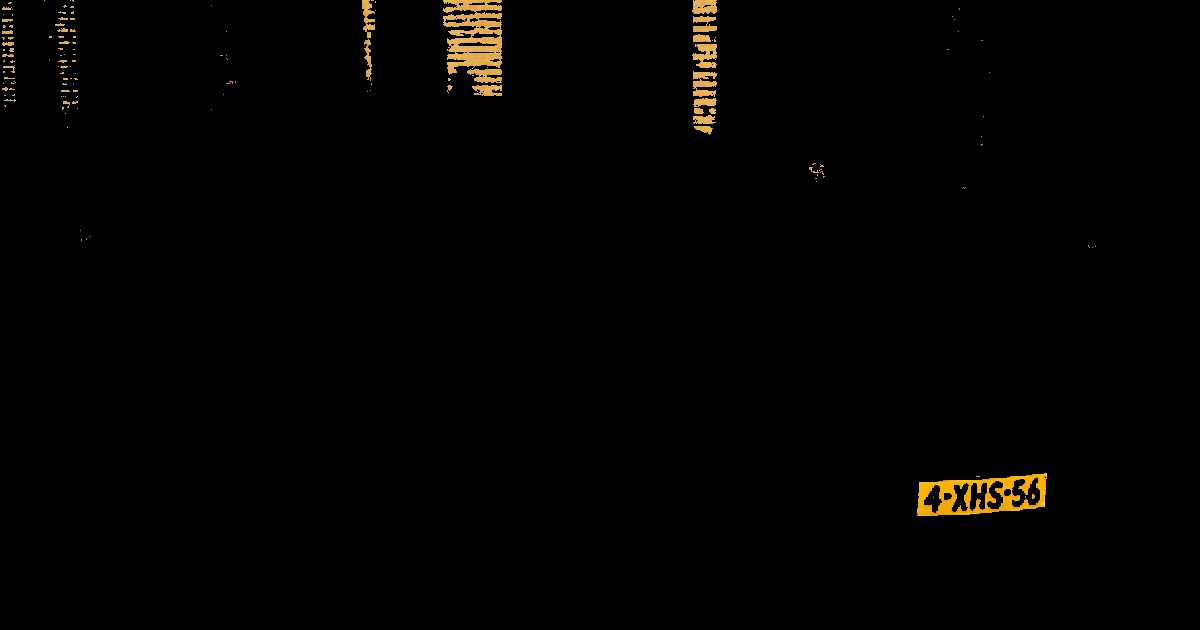
#> input picture Data/colorOutput.png, 1200 x 630 px
$ python laplacianTest.py
#> lines starting #> are read from the running program, lines starting #| are printed output that depends on the picture; after the words box and inside, x2 and y2 are one past the last pixel; in counts of white or black regions, pixels touching at a corner belong together
import cv2
import numpy as np

# load the image
image = cv2.imread("../Data/colorOutput.png")
#> image is the input picture: shape (630, 1200, 3); mean B, G, R 0.8, 2.1, 2.8
## DILATE IMAGE
kernel = np.ones((3,3), np.uint8)
image = cv2.dilate(image, kernel, iterations=5)
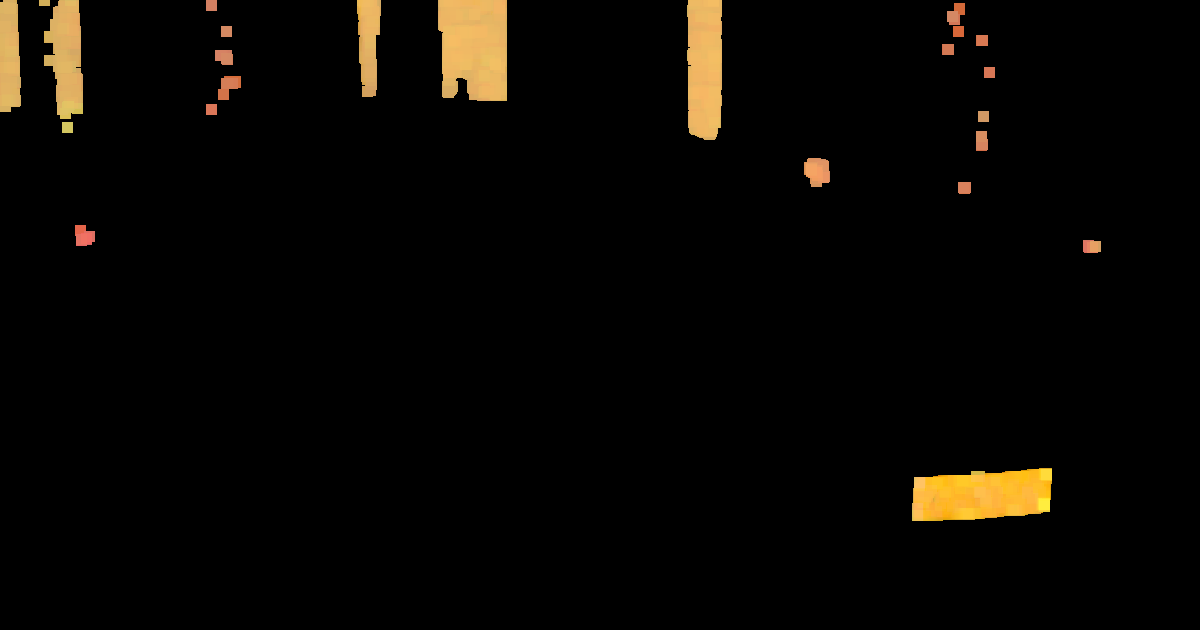
#> image: shape (630, 1200, 3); mean B, G, R 3.2, 6.6, 8.7


def auto_canny(image, sigma=0.33):
    # compute the median of the single channel pixel intensities
#> called with sigma = 0.33
    v = np.median(image)
#> v = 0

    # apply automatic Canny edge detection using the computed median
    lower = int(max(0, (1.0 - sigma) * v))
#> lower = 0
    upper = int(min(255, (1.0 + sigma) * v))
#> upper = 0
    edged = cv2.Canny(image, lower, upper)
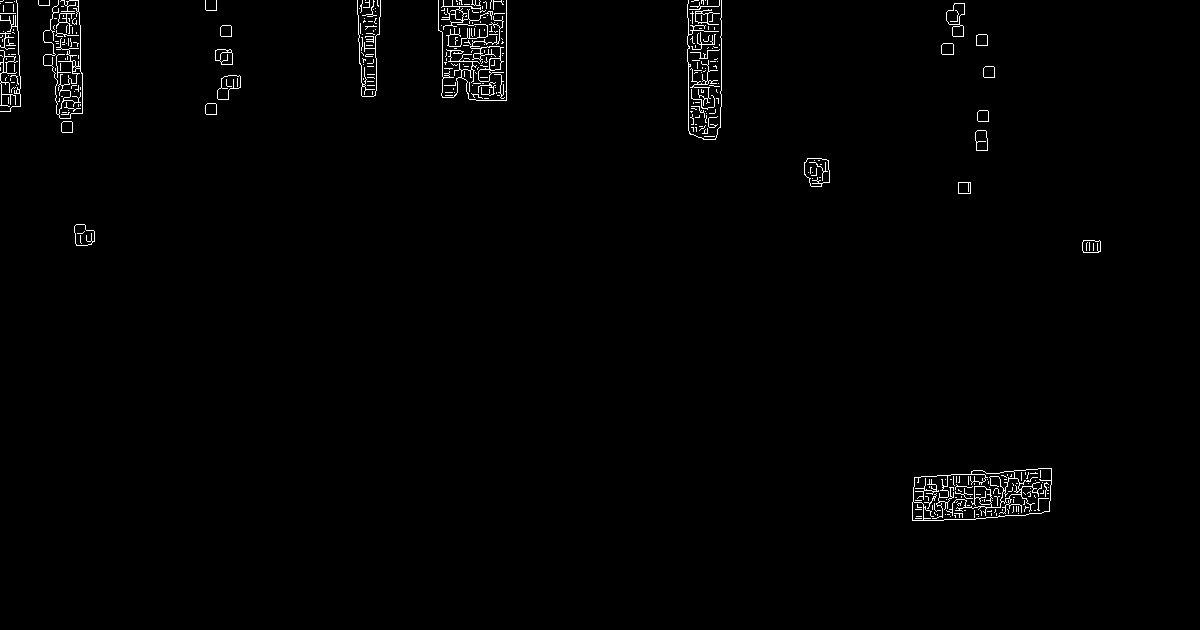
#> edged: shape (630, 1200); 1.1% white in thin lines or dots, all inside (x1, y1, x2, y2) = (0, 0, 1101, 521)

    # return the edged image
    return edged


laplacian = auto_canny(image)
cv2.imwrite("Data/laplacianOutput.png", laplacian)
cv2.imshow('img', laplacian)
cv2.waitKey()
